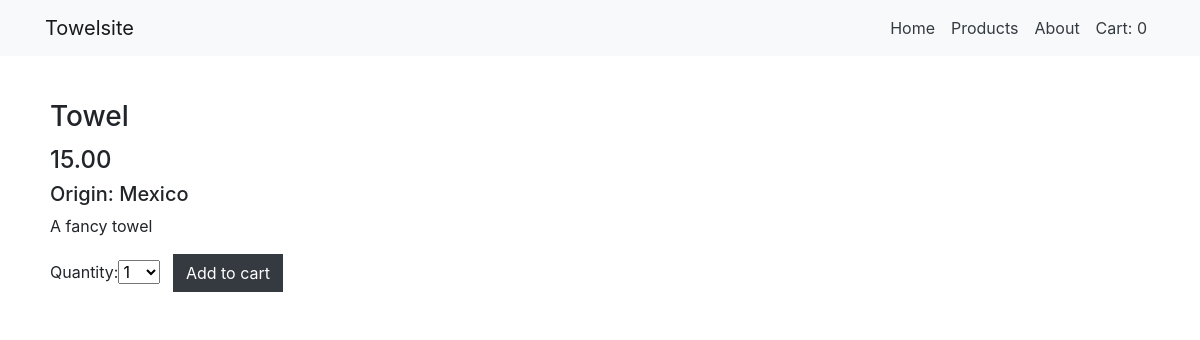
The page /product/1 on the database as committed earlier.
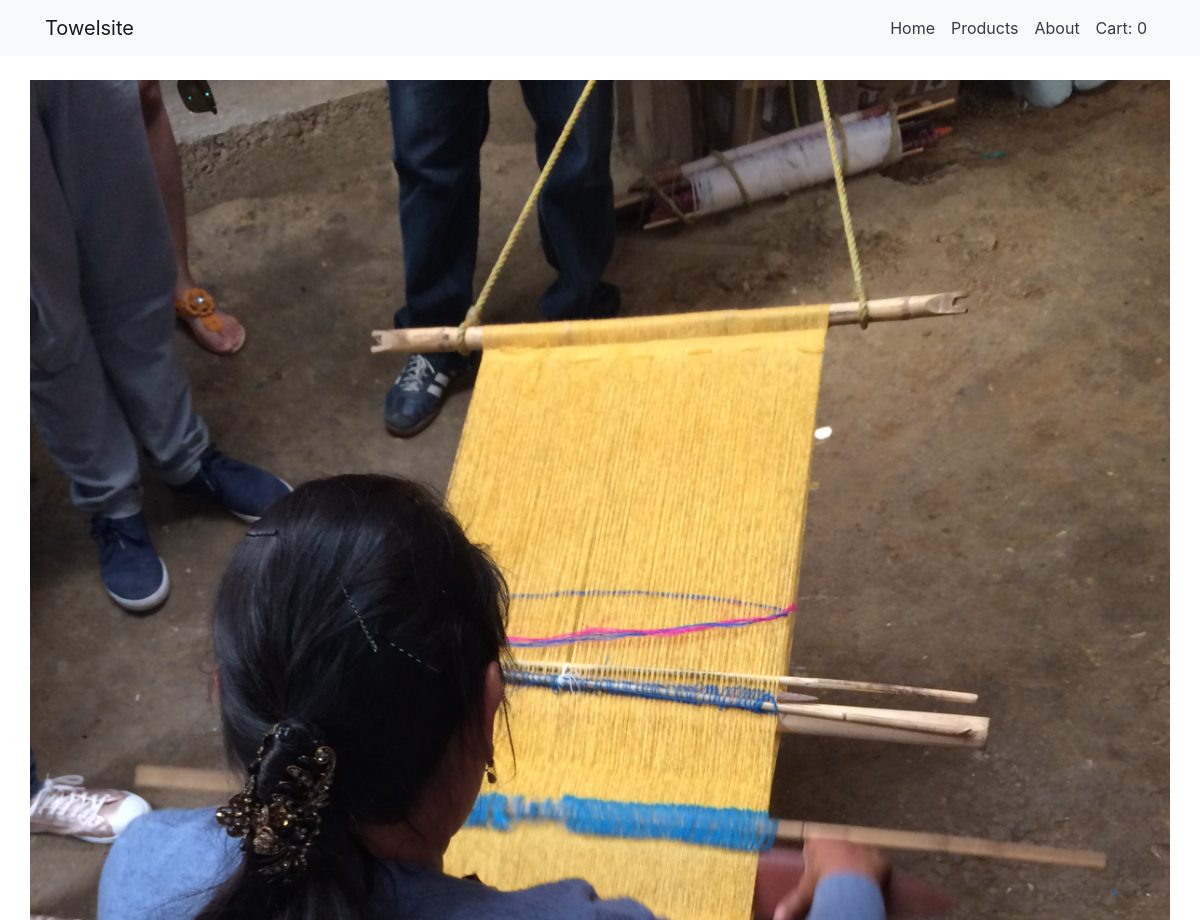
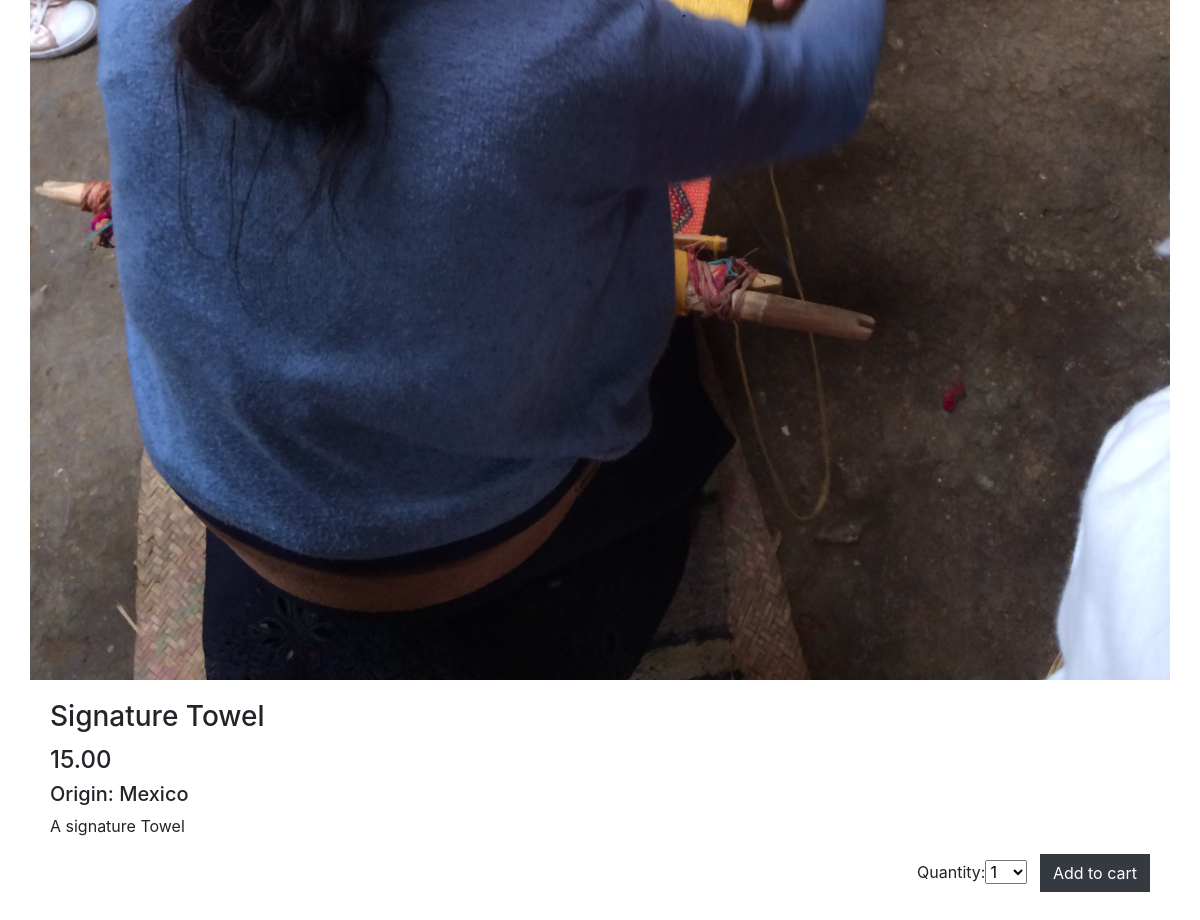
The same page on the database as committed later (2 pictures, top to bottom).
### databse/models.py (models this page shows, shortened)
class Product(models.Model):
    name = models.CharField(max_length=200)
    quickDescript = models.TextField(max_length=200, help_text='Enter a brief description of the product')
    description = models.TextField(max_length=1000, help_text='Enter a brief description of the product')
    origin = models.CharField(max_length=200)
    price = models.DecimalField(max_digits=10, decimal_places=2)
    photo = models.ImageField(upload_to='templates/products/%Y/%m/%d', blank = True)
    category = models.ManyToManyField(Category, help_text='Select a category for this product')
    stock = models.IntegerField()

### databse/views.py (the view)
# urls.py: path('product/<int:pk>', views.ProductDetailView.as_view(), name='product-detail'),
class ProductDetailView(generic.DetailView):
    model = Product
    cart_product_form = CartAddProductForm()
    template_name = 'product_detail.html'
    def get_context_data(self, **kwargs):
        context = super(ProductDetailView, self).get_context_data(**kwargs)
        context['cart_product_form'] = CartAddProductForm()
        return context

### cart1/forms.py
class CartAddProductForm(forms.Form):
    quantity = forms.TypedChoiceField(choices=PRODUCT_QUANTITY_CHOICES, coerce=int)
    update = forms.BooleanField(required=False, initial=False, widget=forms.HiddenInput)

### cart1/cart.py (called while the page is built)
    def __len__(self):
        return sum(item['quantity'] for item in self.cart.values())

### cart1/context_processors.py (called while the page is built)
def cart(request):
    return {'cart': Cart(request)}

### databse/templates/product_detail.html (shortened to what this page needs)
{% extends 'base.html' %}
{% load static %}
{% block content %}
<div class="container">
  <div class="row">
<div class="card mt-4 mb-4 border-0">
  <img class="card-img-top rounded-0 img-fluid" src="{{ product.photo.url }}" alt="">
  <div class="card-body">
    <h3 class="card-title">{{ product.name }}</h3>
    <h4>{{ product.price }}</h4>
    <h5>Origin: {{ product.origin }}</h5>
    <p class="card-text">{{ product.description }}</p>
    <form class="float-right" action="{% url "cart:cart_add" product.id %}" method="post">
        {{ cart_product_form }}
        <input class="btn btn-dark ml-2 rounded-0" type="submit" value="Add to cart">
    </form>
  </div>
</div>
</div>
</div>
{% endblock content %}

Rows that differ between the two databases and show on the page:
changed Product "Mexico": photo: picture added; name "Towel" → "Signature Towel"; description "A fancy towel" → "A signature Towel"
